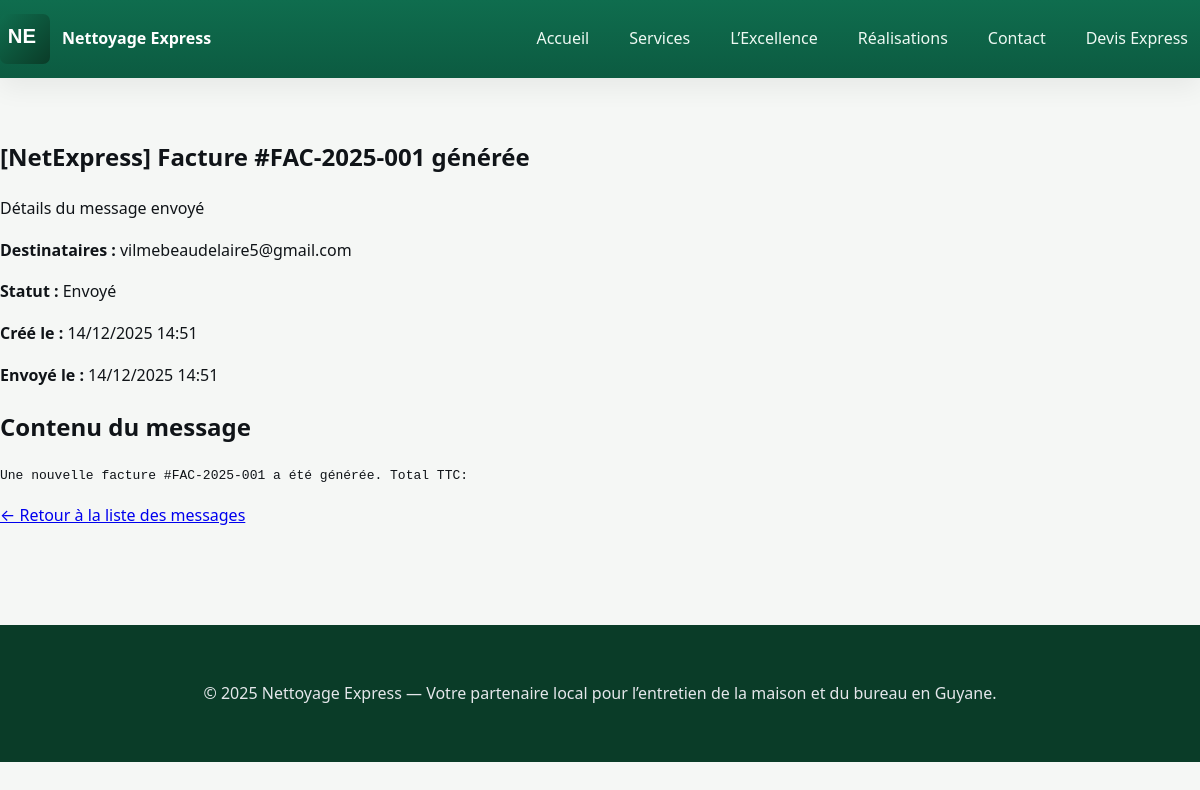
/messages/21/ (signed in), run on the app's committed database.
### messaging/models.py (models this page shows, shortened)
class EmailMessage(models.Model):
    STATUS_DRAFT = "draft"
    STATUS_SENT = "sent"
    STATUS_FAILED = "failed"
    STATUS_CHOICES = [
        (STATUS_DRAFT, "Brouillon"),
        (STATUS_SENT, "Envoyé"),
        (STATUS_FAILED, "Échec"),
    ]
    recipient = models.CharField(
        max_length=500,
        help_text="Adresse(s) e‑mail des destinataires, séparées par des virgules."
    )
    cc = models.CharField(
        max_length=500,
        blank=True,
        help_text="Adresses e‑mail en copie carbone, séparées par des virgules."
    )
    subject = models.CharField(max_length=255)
    body = models.TextField()
    attachment = models.FileField(
        upload_to="messages/attachments",
        blank=True,
        null=True,
        help_text="Fichier à joindre au message, facultatif."
    )
    created_at = models.DateTimeField(auto_now_add=True)
    sent_at = models.DateTimeField(null=True, blank=True)
    status = models.CharField(
        max_length=20,
        choices=STATUS_CHOICES,
        default=STATUS_DRAFT,
    )
    error_message = models.TextField(blank=True)
    class Meta:
        ordering = ["-created_at"]
        verbose_name = "message envoyé"
        verbose_name_plural = "messages envoyés"

### messaging/views.py (the view)
# urls.py: path("<int:pk>/", views.MessageDetailView.as_view(), name="detail"),
class MessageDetailView(LoginRequiredMixin, DetailView):
    model = EmailMessage
    template_name = "messaging/message_detail.html"
    context_object_name = "message"

### templates/messaging/message_detail.html (shortened to what this page needs)
{% extends "base.html" %}
{% block content %}
<section class="section">
  <div class="section__head">
    <h1>{{ message.subject }}</h1>
    <p class="muted">Détails du message envoyé</p>
  </div>
  <div class="card">
    <div class="card__body">
      <p><strong>Destinataires&nbsp;:</strong> {{ message.recipient }}</p>
      <p><strong>Statut&nbsp;:</strong> {{ message.get_status_display }}</p>
      <p><strong>Créé le&nbsp;:</strong> {{ message.created_at|date:'d/m/Y H:i' }}</p>
      <p><strong>Envoyé le&nbsp;:</strong> {% if message.sent_at %}{{ message.sent_at|date:'d/m/Y H:i' }}{% else %}—{% endif %}</p>
      <h2>Contenu du message</h2>
      <pre style="white-space: pre-wrap;">{{ message.body }}</pre>
    </div>
  </div>
  <p><a href="{% url 'messaging:list' %}">← Retour à la liste des messages</a></p>
</section>
{% endblock %}

### static/css/base.css (style rules this page uses)
:root { --brand: #0f6d4e; --brand-700: #0c5b41; --brand-900: #0a3c28; --ink: #101418; --muted: #5c6b64; --surface: #f5f7f5; --card: #ffffff; --ring: rgba(15, 109, 78, .25); --radius: 16px; --container-width: 1200px; --shadow-1: 0 10px 25px rgba(16, 20, 24, .06); --shadow-2: 0 20px 50px rgba(16, 20, 24, .10); }
* { box-sizing: border-box; }
html, body { margin: 0; padding: 0; height: 100%; overflow-x: hidden; }
body { font-family: ui-sans-serif, system-ui, -apple-system, sans-serif; color: var(--ink); background: var(--surface); line-height: 1.6; }

### static/css/style.css (style rules this page uses)
:root { --primary: #0f6d4e; --secondary: #D4AF37; --bg-light: #F8F9FA; }

### data on the page
EmailMessage: subject "[NetExpress] Facture #FAC-2025-001 générée", recipient "vilmebeaudelaire5@gmail.com", status "Envoyé", created_at "14/12/2025 14:51", sent_at "14/12/2025 14:51", body "Une nouvelle facture #FAC-2025-001 a été générée. Total TTC:"
